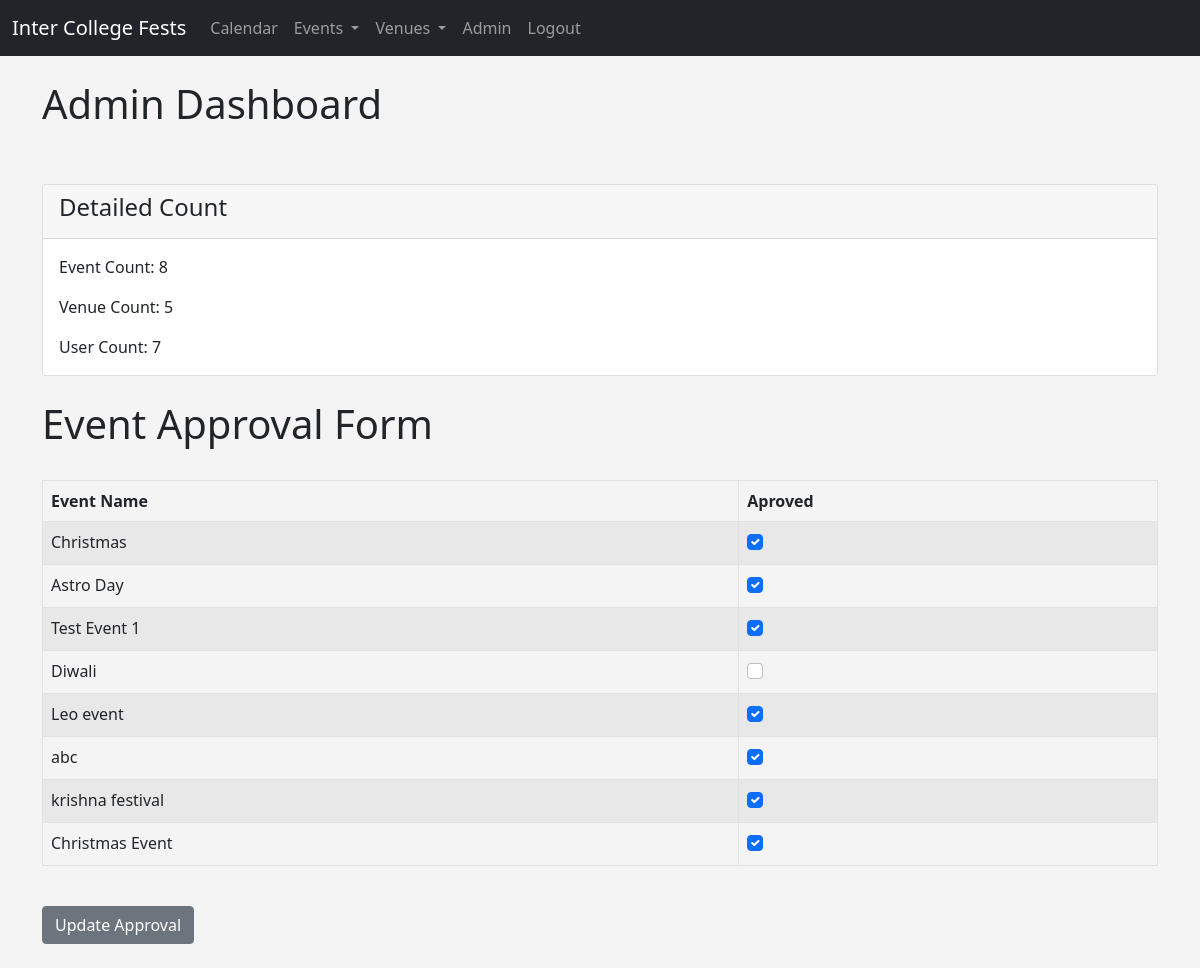
Screenshot of /admin_approval (signed in) with the database file from the repository.
### events/models.py (models this page shows)
class Event(models.Model):
	name = models.CharField('Event Name', max_length=120)
	event_date = models.DateTimeField('Event Date', )
	venue = models.ForeignKey(Venue, blank=True, null=True, on_delete=models.CASCADE)
	manager =  models.ForeignKey(User, blank=True, null=True, on_delete=models.SET_NULL)
	description = models.TextField(blank=True)
	attendees = models.ManyToManyField(Members, blank=True)
	approved = models.BooleanField('Aprroved', default=False)
	def __str__(self):
		return self.name

### events/views.py (the view)
# urls.py: path('admin_approval', views.admin_approval, name='admin_approval'),
def admin_approval(request):
	venue_list = Venue.objects.all()
	event_count = Event.objects.all().count()
	venue_count = Venue.objects.all().count()
	user_count = User.objects.all().count()
	event_list = Event.objects.all().order_by('-event_date')
	if request.user.is_superuser:
		if request.method == "POST":
			id_list = request.POST.getlist('boxes')
			event_list.update(approved=False)
			for x in id_list:
				Event.objects.filter(pk=int(x)).update(approved=True)
			messages.success(request, ("Event List Approval Has Been Updated!"))
			return redirect('list-events')
		else:
			return render(request, 'events/admin_approval.html',
				{"event_list": event_list,
				"event_count":event_count,
				"venue_count":venue_count,
				"user_count":user_count,
				"venue_list":venue_list})
	else:
		messages.success(request, ("You aren't authorized to view this page!"))
		return redirect('home')
	return render(request, 'events/admin_approval.html')

### events/templates/events/admin_approval.html (shortened to what this page needs)
{% extends 'events/base.html' %}
{% block content %}
<h1>Admin Dashboard</h1>
<br/><br/>
<form action="" method=POST>
<div class="card">
  <div class="card-header">
  <h4>Detailed Count</h4>
  </div>
  <div class="card-body">
    <p class="card-text">Event Count: {{event_count}}</p>
    <p class="card-text">Venue Count: {{venue_count}}</p>
    <p class="card-text">User Count: {{user_count}}</p>
  </div>
</div>
<br/>
<h1>Event Approval Form</h1>
<br/>
<table class="table table-striped table-hover table-bordered">
  <thead>
    <tr>
      <th scope="col">Event Name</th>
      <th scope="col">Aproved</th>
    </tr>
  </thead>
  <tbody>
{% for event in event_list %}
  	<tr>
  		<td>{{event }}</td>
  		<td>
  			{% if event.approved %}
  			<div class="form-check">
  				<input class="form-check-input" type="checkbox" checked="checked" value={{event.id}} name="boxes">
  			</div>
  			{% else %}
  			<div class="form-check">
  				<input class="form-check-input" type="checkbox" value={{event.id}} name="boxes">
  			</div>
  			{% endif %}
  		</td>
  	</tr>
{% endfor %}
 </tbody>
</table>
<br/>
<button class='btn btn-secondary' type="submit">Update Approval</button>
{% endblock %}

### events/templates/events/base.html (style rules this page uses)
body { background: #f4f4f4; }

### rows the page displays
Event: name "Christmas"
Event: name "Astro Day"
Event: name "Test Event 1"
Event: name "Diwali"
Event: name "Leo event"
Event: name "abc"
Event: name "krishna festival"
Event: name "Christmas Event"

### other values shown
{{ event_count }} "8"
{{ venue_count }} "5"
{{ user_count }} "7"
